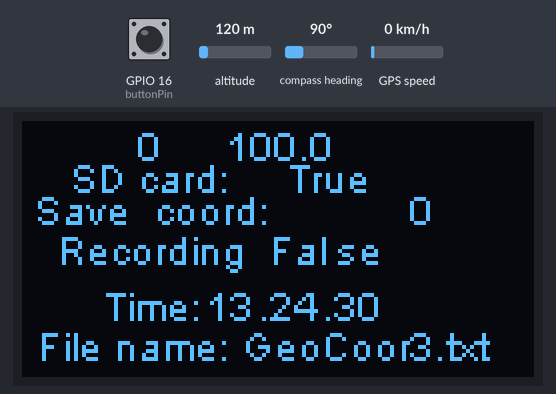
A sketch run on a simulated ESP8266 (NodeMCU). Parts: 128×64 one-colour display. The test bench sets the inputs (shaded band); at power-on: GPIO 16 (buttonPin) LOW, altitude 120 m, GPS speed 0 km/h, compass heading 90°. Storage starts empty; the GPS gets a fix after 3 s at 37.7749, -122.4194 with 8 satellites; what the sketch prints to the serial monitor is not drawn.

Above: at 1.2 s.
1.3 s: GPIO 16 (buttonPin) pulled HIGH for 1 s
At 4.7 s:
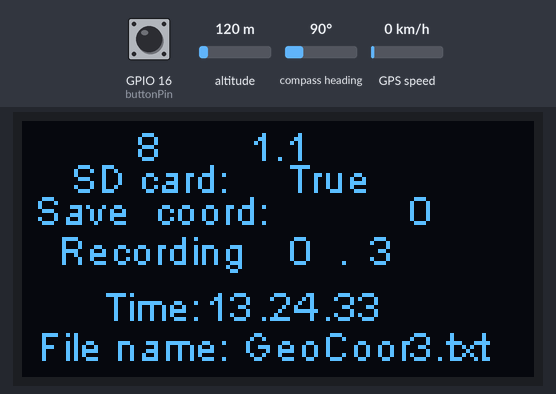
6.4 s: GPIO 16 (buttonPin) pulled HIGH for 1 s
At 8.7 s:
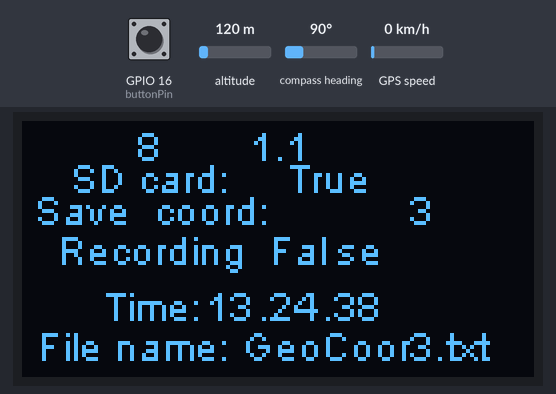
9.5 s: GPIO 16 (buttonPin) pulled HIGH for 3.2 s
At 10.8 s:
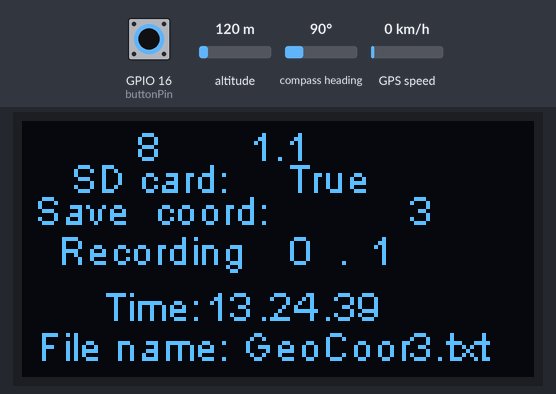
14.2 s: altitude set to 93 m
18.3 s: GPS speed set to 8 km/h
20.0 s: GPS speed set to 11 km/h
Timing chart, 0 to 23.0 s (numbered marks = the images above; inputs shaded):
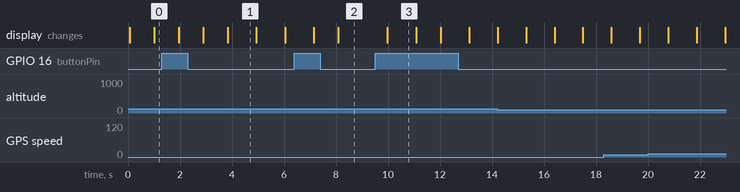

The sketch:

GeoGps.ino
```cpp
//#include <splash.h>
//#include <Adafruit_SSD1306.h>

//#include <gfxfont.h>
//#include <Adafruit_SPITFT_Macros.h>
//#include <Adafruit_SPITFT.h>
//#include <Adafruit_GrayOLED.h>
//#include <Adafruit_GFX.h>

#include <Wire.h>               // Only needed for Arduino 1.6.5 and earlier
#include "SSD1306Wire.h"

#include <TinyGPS++.h>
#include <SoftwareSerial.h>

#include <SPI.h>
#include <SD.h>
//в скобках названия файла записи
static String fail ="GeoCoor3.txt";
//пин подключения sd карты

const int chipSelect = 15;
const int buttonPin = 16;
//#define SSD1306_128_64
SSD1306Wire display(0x3c, SDA, SCL);

static const int RXPin = 2, TXPin = 0;
static const uint32_t GPSBaud = 9600;
static double Ls =0,Ws=0,Dl=0,Dw=0,ifhdop=5.0 ;
static bool but =false;
static int k=0;

TinyGPSPlus gps;
static String flag;
SoftwareSerial ss(RXPin, TXPin);
static int ste=0,h,m,s;


void setup()
{
  Serial.begin(115200);
  ss.begin(GPSBaud);
  display.init();
display.flipScreenVertically();
display.setFont(ArialMT_Plain_10);
pinMode(buttonPin, INPUT);


  Serial.println(F("FullExample.ino"));
  Serial.println(F("An extensive example of many interesting TinyGPS++ features"));
  Serial.print(F("Testing TinyGPS++ library v. ")); Serial.println(TinyGPSPlus::libraryVersion());
  Serial.println(F("by Mikal Hart"));
  Serial.println();
  Serial.println(F("|Sats HDOP  Latitude   Longitude   speed   time  |"));
  Serial.println(F("|           (deg)      (deg)        (km)         |"));
  Serial.println(F("|------------------------------------------------|"));

if (!SD.begin(chipSelect)) {
        Serial.println("Card failed, or not present");
        flag = "Fal se";
        return;
    }
    else{
      Serial.println("SD card connected");
      flag="True";
      }
}

static int curentTime,sekund,minut=0;
static int buttonState = 0;

void loop()
{
buttonState = digitalRead(buttonPin);
if (buttonState == HIGH&but==0){but=true; Serial.print("true");sekund=0;minut=0;h=gps.time.hour()+3,m=gps.time.minute(),s=gps.time.second();}
else if (buttonState == HIGH&but==1){but=false;Serial.print("false");}
String sput = String(gps.satellites.value());
String hdep = String(gps.hdop.hdop(),1);
display.clear(); // Очищаем экран от предыдущих данных
display.setTextAlignment(TEXT_ALIGN_CENTER); // Выравниваем текст по центру
//display.setFont(Chewy_24); // Подключаем созданный нами шрифт
display.drawString(32, 0, sput ); // Первая строка в координаты 64 по оси X и 8 по оси Y
display.drawString(64, 0,hdep);
display.drawString(32, 8, "SD card:");
display.drawString(76, 8,flag);
display.drawString(32, 16, "Save  coord:");
display.drawString(100, 16,String(ste));
display.drawString(32, 26,"Recording");
if(but==true & gps.time.isValid()){
if(gps.time.isValid())
sekund++;
if(sekund == 60){
sekund = 0;minut++;}
display.drawString(70, 26,String(minut));
display.drawString(80, 26,".");
display.drawString(90, 26,String(sekund));
}
else{
display.drawString(76, 26,"Fal se");
}
smartDelay(10);
display.drawString(32, 40,"Time:");
if(gps.time.isValid()){
display.drawString(52, 40,    String(gps.time.hour()+3));
display.drawString(66, 40,"."+String(gps.time.minute()));
display.drawString(82, 40,"."+String(gps.time.second()));}

display.drawString(60, 50,"File name: "+fail);

display.display(); // Выводим все на экран
//delay(2000);


  if(gps.location.isValid()==1&gps.hdop.isValid()==1&gps.hdop.hdop()<100& but==1){
  float lat1=gps.location.lat(),lng1=gps.location.lng();
  float alt1=gps.altitude.value();
  printDateTime(gps.date, gps.time);
  printInt(gps.satellites.value(), gps.satellites.isValid(), 5);
  printFloat(gps.hdop.hdop(), gps.hdop.isValid(), 6, 1);
  printFloat(lat1, gps.location.isValid(), 11, 6);
  printFloat(lng1, gps.location.isValid(), 12, 6);
  printInt(alt1, gps.altitude.isValid(),8);
  printFloat(gps.speed.kmph(), gps.speed.isValid(), 8, 2);
  //time
  File dataFile = SD.open(fail, FILE_WRITE);
  dataFile.println();
  if(dataFile)
  ste++;
  dataFile.close();

  }


/*if(gps.hdop.hdop()<=ifhdop && gps.hdop.isValid()==1 &&gps.location.isValid()==1){

  Ls = (Ls * k + lat1)/ (k+1);
  Ws = (Ws * k + lng1)/ (k+1);
  Dl = (Dl * k + abs(Ls-lat1))/ (k+1);
  Dw = (Dw * k + abs(Ws-lng1))/ (k+1);

  Serial.print("|");
  Serial.print(Ls,6);
  Serial.print(" ");
  Serial.print(Dl,6);
  Serial.print("|");

  Serial.print(Ws,6);
  Serial.print(" ");
  Serial.print(Dw,6);
  Serial.print("|");
  Serial.print(k);
  k = k + 1;

   if(gps.hdop.hdop() +0.3< ifhdop && gps.hdop.hdop() > 0.7){
    ifhdop=gps.hdop.hdop()+0.3;
    Ls=0;Ws=0;Dl=0;Dw=0;k=0;

    }
  }*/

  Serial.println();
  smartDelay(920);

  if (millis() > 5000 && gps.charsProcessed() < 10)
    Serial.println(F("No GPS data received: check wiring"));

/*if(gps.hdop.isValid()==1&&gps.location.isValid()==1){
    // открываем файл, в который будет записана строка
    File dataFile = SD.open("test.txt", FILE_WRITE);

    if (dataFile) {
        // записываем строку в файл
        dataFile.print(dates);
        dataFile.print("|");
        dataFile.print(times);
        dataFile.print("|");
        dataFile.print(gps.satellites.value());
        dataFile.print("|");
        dataFile.print(gps.hdop.hdop());
        dataFile.print("|");
        dataFile.print(lng1,6);
        dataFile.print("|");
        dataFile.print(lat1,6);
        dataFile.print("|");
        dataFile.println(alt1);
        dataFile.close();
        Serial.println("Success!");
    } else {
        // выводим ошибку если не удалось открыть файл
        Serial.println("error opening file");
    }
}*/
}
static void printDateTime(TinyGPSDate &d, TinyGPSTime &t)
{
  smartDelay(10);
  File dataFile = SD.open(fail, FILE_WRITE);

  if (!d.isValid())
  {
    Serial.print(F("********** "));
  }
  else
  {
    char sz[32];
    int god = d.year() % 100;
    sprintf(sz, "%02d%02d%02d ", god, d.month(), d.day());
    Serial.print(sz);
    dataFile.print(sz);
  }

  if (!t.isValid())
  {
    Serial.print(F("******** "));
  }
  else
  {
    if(s==60){
    s=0;m++;if(m==60){m=0;h++;if(h==24)h=0;}}
    char sz[32];
    sprintf(sz, "%02d%02d%02d ", h, m, s);
    Serial.print(sz);
    dataFile.print(sz);
    s++;
  }
  dataFile.close();
  //printInt(d.age(), d.isValid(), 5);

}

static void smartDelay(unsigned long ms)
{
  unsigned long start = millis();
  do
  {
    while (ss.available())
      gps.encode(ss.read());
  } while (millis() - start < ms);
}

static void printFloat(float val, bool valid, int len, int prec)
{
  smartDelay(10);
  File dataFile = SD.open(fail, FILE_WRITE);
  if (!valid)
  {
    while (len-- > 1)
      Serial.print('*');
    Serial.print(' ');
  }
  else
  {
    Serial.print(val, prec);
    dataFile.print(val, prec);
    int vi = abs((int)val);
    int flen = prec + (val < 0.0 ? 2 : 1); // . and -
    flen += vi >= 1000 ? 4 : vi >= 100 ? 3 : vi >= 10 ? 2 : 1;
    for (int i=flen; i<len; ++i){
      Serial.print(' ');
      dataFile.print(' ');
      }
  }
  dataFile.close();

}

static void printInt(unsigned long val, bool valid, int len)
{
  smartDelay(10);
   File dataFile = SD.open(fail, FILE_WRITE);
  char sz[32] = "*****************";
  if (valid)
    sprintf(sz, "%ld", val);
  sz[len] = 0;
  for (int i=strlen(sz); i<len; ++i)
    sz[i] = ' ';
  if (len > 0)
    sz[len-1] = ' ';
  Serial.print(sz);
  dataFile.print(sz);
  dataFile.close();

}
```

Measured:
- after the input at 1.3 s, the display: first changes after 0.65 s (image 1 shows a later state)
- after the input at 6.4 s, the display: first changes after 0.74 s (image 2 shows a later state)
- after the input at 9.5 s, the display: changes after 0.47 s (image 3)
- what the display in image 1 shows lasts 1.1 s, from 3.8 s to 4.9 s
